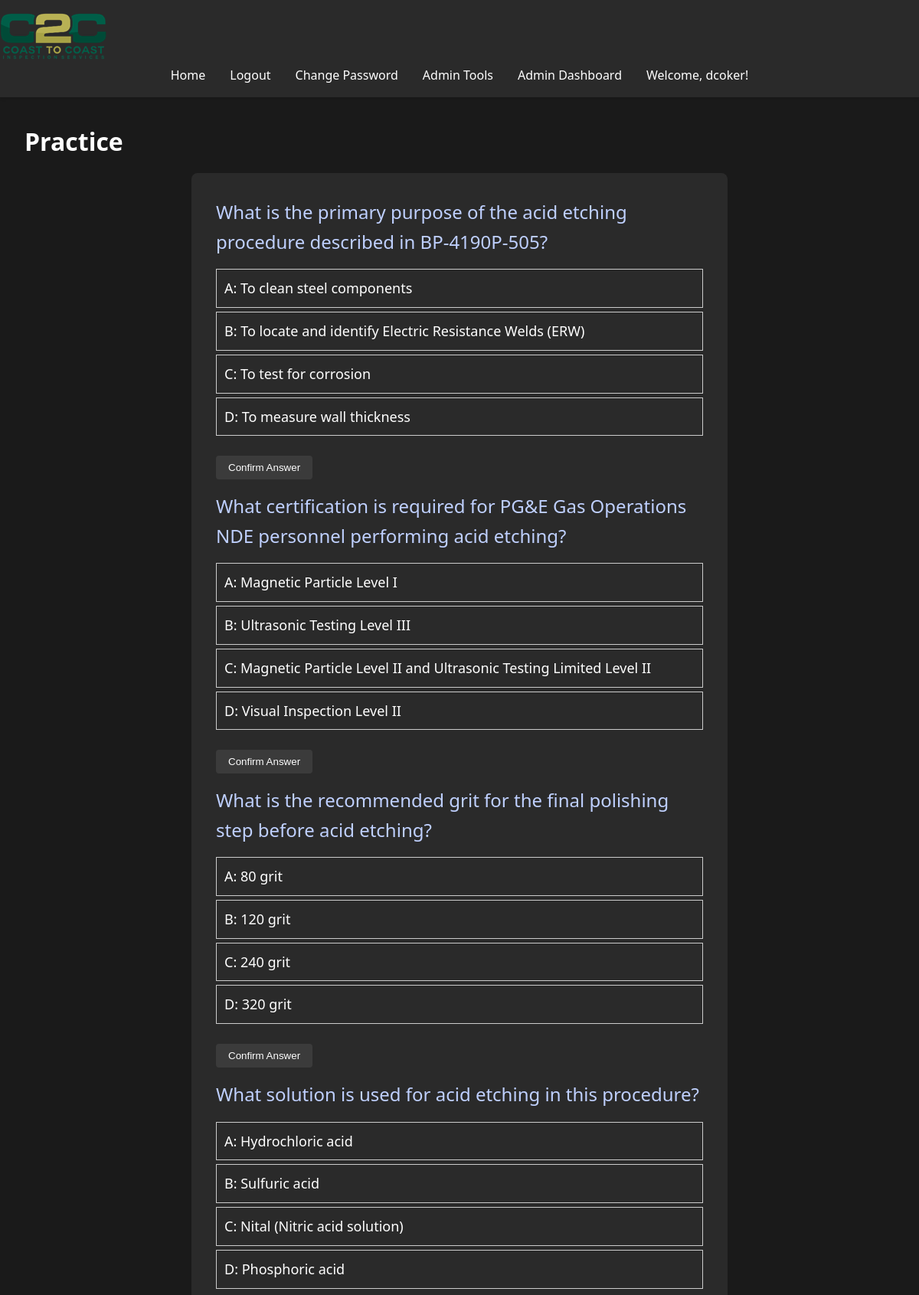
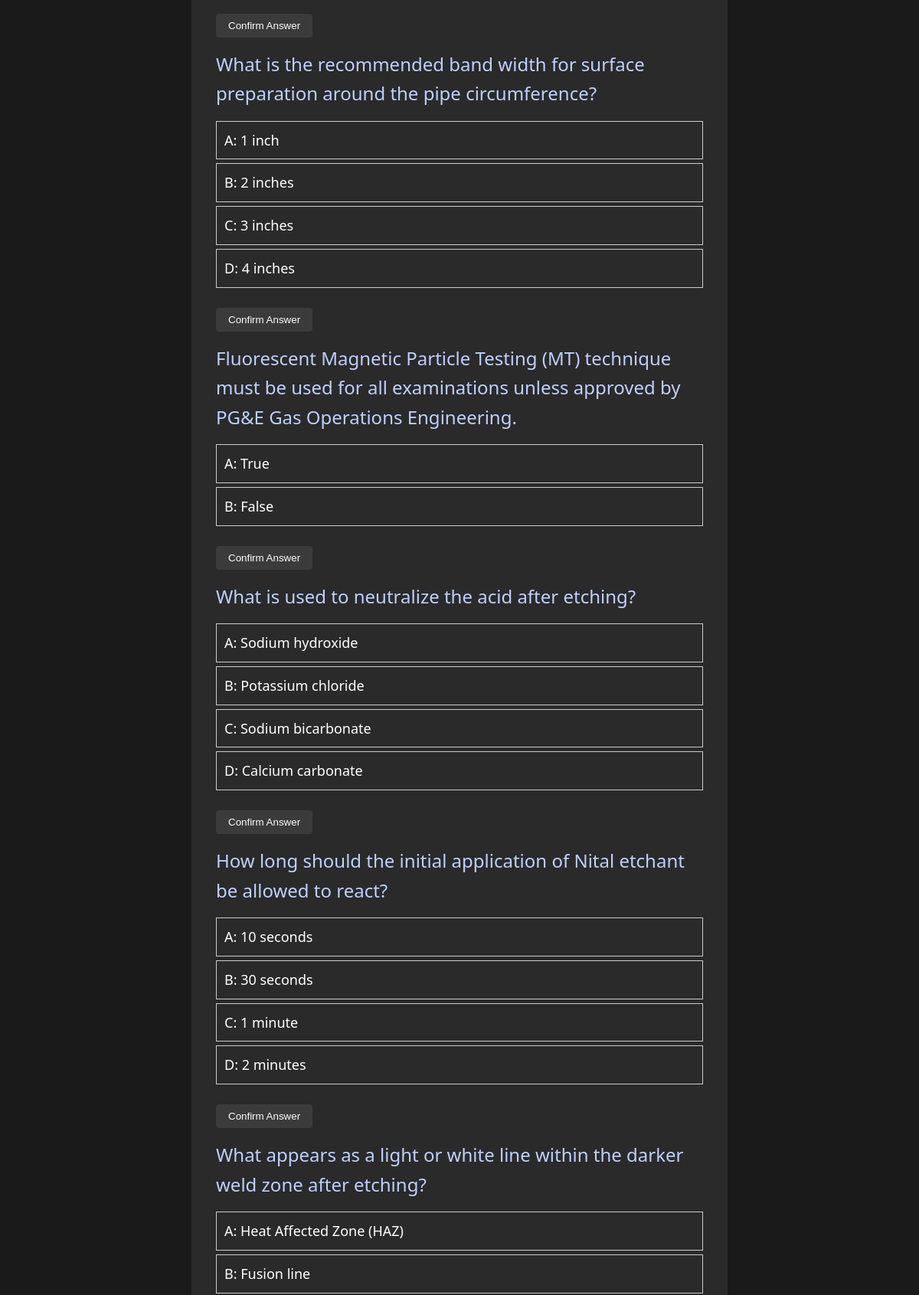
The page /take_exam/1 (signed in, upper part) on the database its author committed (2 pictures, top to bottom).
### models.py (models this page shows, shortened)
class User(UserMixin, db.Model):
    id = db.Column(db.Integer, primary_key=True)
    username = db.Column(db.String(80), unique=True, nullable=False)
    password = db.Column(db.String(120), nullable=False)
    is_admin = db.Column(db.Boolean, default=False)
    exam_results = db.relationship('ExamResult', back_populates='user', lazy=True, cascade="all, delete-orphan")
    accesses = db.relationship('ExamAccess', back_populates='user', lazy=True, cascade="all, delete-orphan")
    access_requests = db.relationship('ExamAccessRequest', back_populates='user', lazy=True, cascade="all, delete-orphan")

class Exam(db.Model):
    __tablename__ = 'exam'
    id = db.Column(db.Integer, primary_key=True)
    title = db.Column(db.String(100), nullable=False)
    question_count = db.Column(db.Integer, nullable=False, default=10)
    exam_results = relationship('ExamResult', back_populates='exam', cascade='all, delete-orphan')
    questions = relationship('Question', back_populates='exam', cascade='all, delete-orphan')
    accesses = db.relationship('ExamAccess', back_populates='exam', lazy=True, cascade="all, delete-orphan")
    access_requests = db.relationship('ExamAccessRequest', back_populates='exam', lazy=True, cascade="all, delete-orphan")

class Question(db.Model):
    __tablename__ = 'question'
    id = db.Column(db.Integer, primary_key=True)
    content = db.Column(db.String(500), nullable=False)
    option_a = db.Column(db.String(200), nullable=False)
    option_b = db.Column(db.String(200), nullable=False)
    option_c = db.Column(db.String(200), nullable=True)
    option_d = db.Column(db.String(200), nullable=True)
    correct_answer = db.Column(db.String(1), nullable=False)
    exam_id = db.Column(db.Integer, db.ForeignKey('exam.id'), nullable=False)
    exam = db.relationship('Exam', back_populates='questions')
    missed_questions = db.relationship('MissedQuestion', back_populates='question', lazy=True)

### app.py (the view, shortened to what this page needs)
@app.route('/take_exam/<int:exam_id>', methods=['GET', 'POST'])
@login_required
def take_exam(exam_id):
    exam_access = ExamAccess.query.filter_by(user_id=current_user.id, exam_id=exam_id).first()
    if not exam_access or not exam_access.is_accessible:
        flash('You do not have access to this exam.', 'error')
        return redirect(url_for('home'))
    exam = Exam.query.get_or_404(exam_id)
    if 'answers' not in session:
        session['answers'] = {}
    questions = exam.questions
    return render_template('take_exam.html',
                           exam=exam,
                           questions=questions,
                           answers=session['answers'])

### app.py (called while the page is built)
@app.before_request
def reset_session_on_navigation():
    exam_endpoints = ['take_exam', 'submit_exam']
    current_endpoint = request.endpoint
    if current_endpoint is None:
        return

@app.context_processor
def utility_processor():
    def format_pacific_time(utc_dt):
        pacific_time = utc_to_pacific(utc_dt)
        return pacific_time.strftime('%Y-%m-%d %I:%M:%S %p %Z')
    return dict(format_pacific_time=format_pacific_time)

@login_manager.user_loader
def load_user(user_id):
    return User.query.get(int(user_id))

@app.before_request
def manage_exam_session():
    if 'start_new_exam' in request.args:
        session.pop('answers', None)
        session.pop('current_index', None)
        session.pop('start_time', None)
    elif 'exam_submitted' in session and request.endpoint != 'exam_results':
        session.pop('answers', None)
        session.pop('current_index', None)
        session.pop('start_time', None)
        session.pop('exam_submitted', None)

### templates/take_exam.html (shortened to what this page needs)
{% extends "base.html" %}
{% block content %}
<div class="exam-container">
    <h1 class="exam-title">{{ exam.title }}</h1>
    <form method="POST">
        {% for question in questions %}
        <div class="question-card" id="question_{{ question.id }}" style="font-size: x-large;">
            <div class="question-text" style="color: rgb(191, 208, 255);"> {{ question.content }} </div>
            <div class="options" style="font-size: large;">
                {% for option in [('A', question.option_a), ('B', question.option_b),
                ('C', question.option_c), ('D', question.option_d)] %}
                {% if option[1] %}
                <div class="option" data-value="{{ option[0] }}" onclick="selectOption(this, {{ question.id }})">
                    {{ option[0] }}: {{ option[1] }}
                </div>
                {% endif %}
                {% endfor %}
            </div>
            <button type="button" class="btn btn-primary" style="display: inline-block; margin-top: 10px;"
                onclick="confirmAnswer({{ question.id }})">Confirm Answer</button>
        </div>
        {% endfor %}
    </form>
</div>
{% endblock %}

### templates/base.html (shortened to what this page needs)
<!DOCTYPE html>
<html lang="en">
<head>
    <link rel="stylesheet" href="{{ url_for('static', filename='css/style.css') }}">
</head>
<body>
    <header>
        <nav class="navbar">
            <a class="navbar-brand" href="{{ url_for('home') }}">
                <img src="{{ url_for('static', filename='images/logo.png') }}" alt="Logo" class="logo">
            </a>
            <ul class="navbar-nav">
                <li><a href="{{ url_for('home') }}">Home</a></li>
                {% if current_user.is_authenticated %}
                    <li><a href="{{ url_for('logout') }}">Logout</a></li>
                    <li><a href="{{ url_for('change_password') }}">Change Password</a></li>
                    {% if current_user.is_admin %}
                        <li><a href="{{ url_for('admin.index') }}">Admin Tools</a></li>
                        <li><a href="{{ url_for('admin_dashboard') }}">Admin Dashboard</a></li>
                    {% endif %}
                    <li class="user-welcome">
                        <span>Welcome, {{ current_user.username }}!</span>
                    </li>
                {% else %}
                    <li><a href="{{ url_for('login') }}">Login</a></li>
                    <li><a href="{{ url_for('register') }}">Register</a></li>
                {% endif %}
            </ul>
        </nav>
    </header>
    <main>
        {% block content %}{% endblock %}
    </main>
</body>
</html>

### static/css/style.css (style rules this page uses)
:root { --bg-primary: #1a1a1a; --bg-secondary: #2a2a2a; --text-primary: #ffffff; --text-secondary: #b3b3b3; --accent-color: #87c787; --error-color: #cf6679; --success-color: #03dac6; }
* { box-sizing: border-box; margin: 0; padding: 0; }
body { font-family: 'Segoe UI', Tahoma, Geneva, Verdana, sans-serif; line-height: 1.6; color: var(--text-primary); background-color: var(--bg-primary); min-height: 100vh; display: flex; flex-direction: column; }
header { background-color: var(--bg-secondary); padding: 1rem 0; box-shadow: 0 2px 4px rgba(0,0,0,0.1); }
nav ul { display: flex; justify-content: center; align-items: center; height: 100%; list-style-type: none; margin: 0; padding: 0; }
nav ul li { margin: 0 1rem; }
nav ul li a { color: var(--text-primary); text-decoration: none; font-weight: 500; transition: color 0.3s ease; }
main { flex: 1; padding: 2rem; max-width: 1200px; margin: 0 auto; width: 100%; }
h1, h2, h3 { margin-bottom: 1rem; color: var(--text-primary); }
a { color: var(--accent-color); text-decoration: none; transition: color 0.3s ease; }
form { background-color: var(--bg-secondary); padding: 2rem; border-radius: 8px; max-width: 700px; margin: 0 auto; }
form div { margin-bottom: 1rem; }
button { background-color: rgb(59, 59, 59); color: var(--text-primary); padding: 0.5rem 1rem; border: none; border-radius: 4px; cursor: pointer; transition: background-color 0.3s ease; }

### templates/take_exam.html (style rules this page uses)
.option { padding: 10px; border: 1px solid #ccc; cursor: pointer; margin-bottom: 5px; }

### rows shown on the page
User: username "dcoker"
Exam: title "Practice"
Question: content "What is the primary purpose of the acid etching procedure described in BP-4190P-505?", option "A", option_a "To clean steel components", correct_answer "B", option_b "To locate and identify Electric Resistance Welds (ERW)", option "C", option_c "To test for corrosion", option "D", option_d "To measure wall thickness"
Question: content "What certification is required for PG&E Gas Operations NDE personnel performing acid etching?", option "A", option_a "Magnetic Particle Level I", option "B", option_b "Ultrasonic Testing Level III", correct_answer "C", option_c "Magnetic Particle Level II and Ultrasonic Testing Limited Level II", option "D", option_d "Visual Inspection Level II"
Question: content "What is the recommended grit for the final polishing step before acid etching?", option "A", option_a "80 grit", option "B", option_b "120 grit", option "C", option_c "240 grit", correct_answer "D", option_d "320 grit"
Question: content "What solution is used for acid etching in this procedure?", option "A", option_a "Hydrochloric acid", option "B", option_b "Sulfuric acid", correct_answer "C", option_c "Nital (Nitric acid solution)", option "D", option_d "Phosphoric acid"
Question: content "What is the recommended band width for surface preparation around the pipe circumference?", option "A", option_a "1 inch", correct_answer "B", option_b "2 inches", option "C", option_c "3 inches", option "D", option_d "4 inches"
Question: content "Fluorescent Magnetic Particle Testing (MT) technique must be used for all examinations unless approved by PG&E Gas Operations Engineering.", option "A", option_a "True", option "B", option_b "False"
Question: content "What is used to neutralize the acid after etching?", option "A", option_a "Sodium hydroxide", option "B", option_b "Potassium chloride", correct_answer "C", option_c "Sodium bicarbonate", option "D", option_d "Calcium carbonate"
Question: content "How long should the initial application of Nital etchant be allowed to react?", option "A", option_a "10 seconds", correct_answer "B", option_b "30 seconds", option "C", option_c "1 minute", option "D", option_d "2 minutes"
Question: content "What appears as a light or white line within the darker weld zone after etching?", option "A", option_a "Heat Affected Zone (HAZ)", correct_answer "B", option_b "Fusion line"
